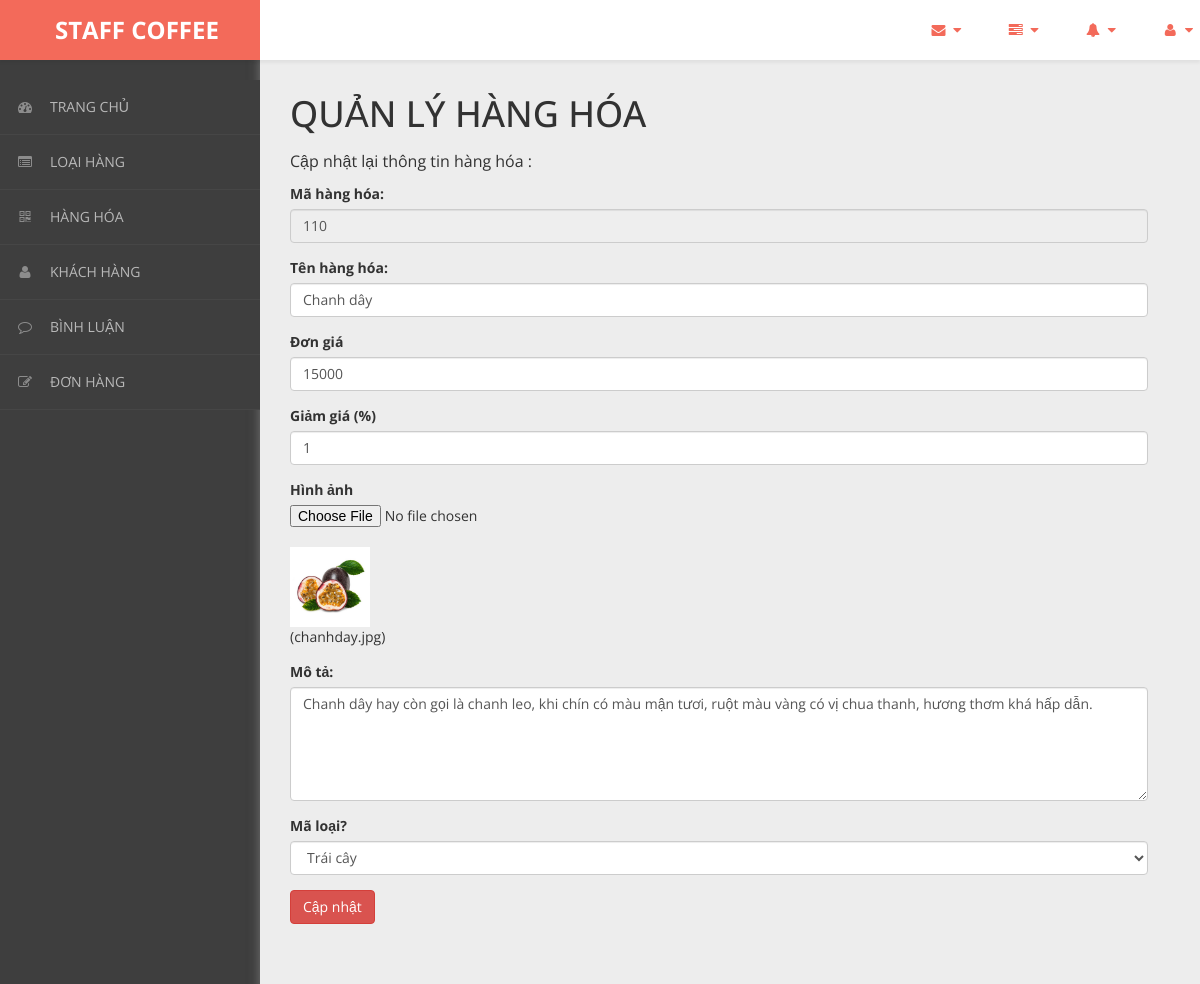
The page /admin/content/hang-hoa/hang-hoa-update.php?ma_hh=110 on the database its author committed.
### tables this page shows
CREATE TABLE `hang_hoa` (
  `ma_hh` int(11) NOT NULL,
  `ten_hh` varchar(50) NOT NULL,
  `hinh` varchar(50) NOT NULL,
  `don_gia` int(11) NOT NULL,
  `giam_gia` int(11) NOT NULL,
  `mo_ta` varchar(500) NOT NULL,
  `ma_loai` int(11) NOT NULL
);

### admin/dao/pdo.php (called while the page is built, shortened)
<?php
    function pdo_get_connection(){
        $pdo = new PDO("mysql:host=localhost;dbname=staffcoffee",'root','');
        $pdo->setAttribute(PDO::ATTR_ERRMODE, PDO::ERRMODE_EXCEPTION);
        return $pdo;
    }
    function pdo_query($sql){
        $sql_args = array_slice(func_get_args(),1);
        try{
            $conn = pdo_get_connection();
            $stmt = $conn ->prepare($sql);
            $stmt -> execute($sql_args);
            $rows = $stmt -> fetchAll();
            return $rows;
        }catch(PDOException $e){
            throw $e;
        }finally{
            unset($conn);
        }
    }
    function pdo_query_one($sql){
        $sql_args = array_slice(func_get_args(),1);
        try{
            $conn = pdo_get_connection();
            $stmt = $conn ->prepare($sql);
            $stmt -> execute($sql_args);
            $row = $stmt -> fetch();
            return $row;
        }catch(PDOException $e){
            throw $e;
        }finally{
            unset($conn);
        }
    }
    ?>

### admin/dao/hang-hoa.php (called while the page is built, shortened)
<?php
    require_once ('pdo.php');
    require_once ('loai-hang.php');
    function hang_hoa_select_by_id($ma_hh){
        $sql = "SELECT * FROM hang_hoa WHERE ma_hh=?";
        return pdo_query_one($sql,$ma_hh);
    }
?>

### admin/dao/loai-hang.php (called while the page is built, shortened)
<?php
    require_once ('pdo.php');
    function loai_hang_select_all(){
        $sql = "SELECT * FROM loai_hang ORDER BY ma_loai DESC";
        return pdo_query($sql);
    }
?>

### admin/content/hang-hoa/hang-hoa-update.php (the view, shortened to what this page needs)
<!DOCTYPE html>
<html xmlns="http://www.w3.org/1999/xhtml">
<head>
    <link href="../../../css/admin/css/bootstrap.css" rel="stylesheet" />
    <link href="../../../css/admin/css/font-awesome.css" rel="stylesheet" />
    <link href="../../../css/admin/css/custom-styles.css" rel="stylesheet" />
</head>
<body>
    <div id="wrapper">
        <nav class="navbar navbar-default top-navbar" role="navigation">
            <div class="navbar-header">
                <a class="navbar-brand" href="../../../../bigshoes/trang-chinh/"><strong style = "margin-left: 40px;">STAFF COFFEE</strong></a>
            </div>
            <ul class="nav navbar-top-links navbar-right">
                <li class="dropdown">
                    <a class="dropdown-toggle" data-toggle="dropdown" href="#" aria-expanded="false">
                        <i class="fa fa-envelope fa-fw"></i> <i class="fa fa-caret-down"></i>
                    </a>
                </li>
                <li class="dropdown">
                    <a class="dropdown-toggle" data-toggle="dropdown" href="#" aria-expanded="false">
                        <i class="fa fa-tasks fa-fw"></i> <i class="fa fa-caret-down"></i>
                    </a>
                </li>
                <li class="dropdown">
                    <a class="dropdown-toggle" data-toggle="dropdown" href="#" aria-expanded="false">
                        <i class="fa fa-bell fa-fw"></i> <i class="fa fa-caret-down"></i>
                    </a>
                </li>
                <li class="dropdown">
                    <a class="dropdown-toggle" data-toggle="dropdown" href="#" aria-expanded="false">
                        <i class="fa fa-user fa-fw"></i> <i class="fa fa-caret-down"></i>
                    </a>
                </li>
            </ul>
        </nav>
        <nav class="navbar-default navbar-side" role="navigation">
            <div class="sidebar-collapse">
                <ul class="nav" id="main-menu">
                    <li>
                        <a href="../thong-ke/thong-ke-list.php"><i class="fa fa-dashboard"></i>TRANG CHỦ</a>
                    </li>
                    <li>
                        <a href="../loai-hang/loai-hang-list.php"><i class="fa fa-list-alt" aria-hidden="true"></i>LOẠI HÀNG</a>
                    </li>
                    <li>
                        <a href="../hang-hoa/hang-hoa-list.php"><i class="fa fa-qrcode"></i>HÀNG HÓA</a>
                    </li>
                    <li>
                        <a href="../khach-hang/khach-hang-list.php"><i class="fa fa-user"></i>KHÁCH HÀNG</a>
                    </li>
                    <li>
                        <a href="../binh-luan/binh-luan-list.php"><i class="fa fa-comment-o" aria-hidden="true"></i>BÌNH LUẬN</a>
                    </li>
                    <li>
                        <a href="../hoa-don/hoa-don-list.php"><i class="fa fa-edit"></i>ĐƠN HÀNG</a>
                    </li>
                </ul>
            </div>
        </nav>
        <div id="page-wrapper">
		  <div class="header">
                        <div class="page-header">
                            <h1>QUẢN LÝ HÀNG HÓA</h1>
                            <p>Cập nhật lại thông tin hàng hóa :</p>
                            <?php
                                require_once ('../../dao/hang-hoa.php');
                                require_once ('../../dao/loai-hang.php');
                                extract($_REQUEST);
                                $item = hang_hoa_select_by_id($ma_hh);
                                extract($item);
                                extract($_REQUEST);
                            ?>
                            <form action="" method="post" enctype="multipart/form-data">
                            <div class="form-group">
                            <label for="">Mã hàng hóa:</label>
                            <input type="text" class="form-control" id="ma_hh" name="ma_hh"
                                placeholder="Nhập tên hàng hóa ..."
                                value = <?=$ma_hh?> readonly>
                            </div>
                            <div class="form-group">
                            <label for="">Tên hàng hóa:</label>
                            <input type="text" class="form-control" id="ten_hh" name="ten_hh"
                                placeholder="Nhập tên hàng hóa ..."
                                value = "<?=$ten_hh?>" >
                            </div>
                            <div class="form-group">
                            <label for="">Đơn giá</label>
                            <input type="number" class="form-control" id="don_gia" name="don_gia" min="0" max="99999999"
                                placeholder="Nhập đơn giá ..."
                                value = "<?=$don_gia?>">
                            </div>
                            <div class="form-group">
                            <label for="">Giảm giá (%)</label>
                            <input type="number" class="form-control" id="giam_gia" name="giam_gia" min="0" max="100"
                                placeholder="Nhập giảm giá"
                                value="<?=$giam_gia?>">
                            </div>
                            <div class="form-group">
                            <label for="">Hình ảnh</label>
                            <input type="file" class="form-control-file border" name="hinh">
                            <input name="hinh" type="hidden" value="<?=$hinh?>"><br>
                            <img src="../../assets/images/products/<?=$hinh?>" alt="" style="width:80px"><br>
                            (<?=$hinh?>)
                            </div>
                            <div class="form-group">
                            <label for="">Mô tả:</label>
                            <textarea class="form-control" rows="5" id="mo_ta" name="mo_ta"
                                placeholder="Mô tả hàng hóa ..."><?=$mo_ta?></textarea>
                            </div>
                            <div class="form-group">
                            <label for="">Mã loại?</label>
                            <select name="ma_loai" class=form-control>
                                            <?php
                                                $loai_select_list = loai_hang_select_all();
                                                foreach ($loai_select_list as $loai) {
                                                    if($loai['ma_loai'] == $ma_loai){
                                                        echo '<option selected value="'.$loai['ma_loai'].'">'.$loai['ten_loai'].'</option>';
                                                    }
                                                    else{
                                                        echo '<option value="'.$loai['ma_loai'].'">'.$loai['ten_loai'].'</option>';
                                                    }
                                                }
                                            ?>
                            </select>
                            </div>
                            <button type="submit" name="btn_update" class="btn btn-danger">Cập nhật</button>
                        </form>
                        </div>
		</div>
            </div>
        </div>
</body>
</html>

### css/admin/css/custom-styles.css (style rules this page uses)
body { font-family: 'Open Sans', sans-serif; background: #3E3E3E; }
#wrapper { width: 100%; }
#page-wrapper { padding: 15px 15px; min-height: 600px; background: #EDEDED; }
h1, .h1, h2, .h2, h3, .h3 { margin-top: 7px; margin-bottom: -5px; }
p { font-size:16px; line-height:25px; padding-top:20px; }
.navbar-side { z-index: 0; }
.navbar-side .nav > li > a > i { color: #8C8C8C;padding: 8px;width: 30px;text-align: center; }
.top-navbar { position: fixed; width: 100%; z-index: 300; -webkit-box-shadow: 0 3px 3px rgba(0, 0, 0, 0.05); -moz-box-shadow: 0 3px 3px rgba(0, 0, 0, 0.05); box-shadow: 0 3px 3px rgba(0, 0, 0, 0.05); }
.navbar-side { z-index: 1; position: fixed; width: 260px; top: 80px; }
#page-wrapper { position: relative; top: 55px; box-shadow: 0 0 10px #757575; -moz-box-shadow: 0 0 10px #757575; -webkit-box-shadow: 0 0 10px #757575; }
.page-header { margin: 0;border-bottom: 1px solid transparent;text-align: left;background-color: rgb(237, 237, 237);padding: 32px 22px 32px 0;color: #323232; }
.header { margin: 0 30px; }
.top-navbar { margin:0px; }
.top-navbar .navbar-brand { color: #fff;width: 260px;text-align: left;height: 60px;font-size: 24px;font-weight: 700;line-height: 30px;background: #F36A5A; }
.top-navbar .nav > li { position: relative; display: inline-block; margin: 0px; padding: 0px; }
.top-navbar .nav > li > a { position: relative; display: block; padding: 20px;color: #FFFFFF; margin: 0px; }
.sidebar-collapse , .sidebar-collapse .nav { background:none; }
.sidebar-collapse .nav { padding:0; }
.sidebar-collapse .nav > li > a { color: #B8B8B8; background:transparent; text-shadow:none; font-size: 14px; }
.sidebar-collapse > .nav > li > a { padding: 12px 10px; }
.sidebar-collapse > .nav > li { border-bottom: 1px solid rgba(107, 108, 109, 0.19); }
.navbar-side { border:none; background: #3E3E3E; }
.top-navbar { background: #FFFFFF; border-bottom:none; }
.top-navbar .nav > li > a > i { margin-right: 2px; }
.navbar-default { border:0px solid black; }
.navbar-header { background: transparent; }
.nav > li > a > i { margin-right:10px; color: rgb(243, 106, 90); }
@media (min-width:768px) { #page-wrapper { margin: 0 0 0 260px; padding: 0; min-height: 1200px; } }
@media (min-width:768px) { .navbar-side { width: 260px; z-index: 1; } }
@media (min-width:768px) { .navbar { border-radius: 0px; } }

### rows shown on the page
hang_hoa: ten_hh "Chanh dây", don_gia "15000", giam_gia "1", hinh (picture), hinh "chanhday.jpg", mo_ta "Chanh dây hay còn gọi là chanh leo, khi chín có màu mận tươi, ruột màu vàng có vị chua thanh, hương thơm khá hấp dẫn."

### other values the page prints
form field ma_loai "Trái cây"
